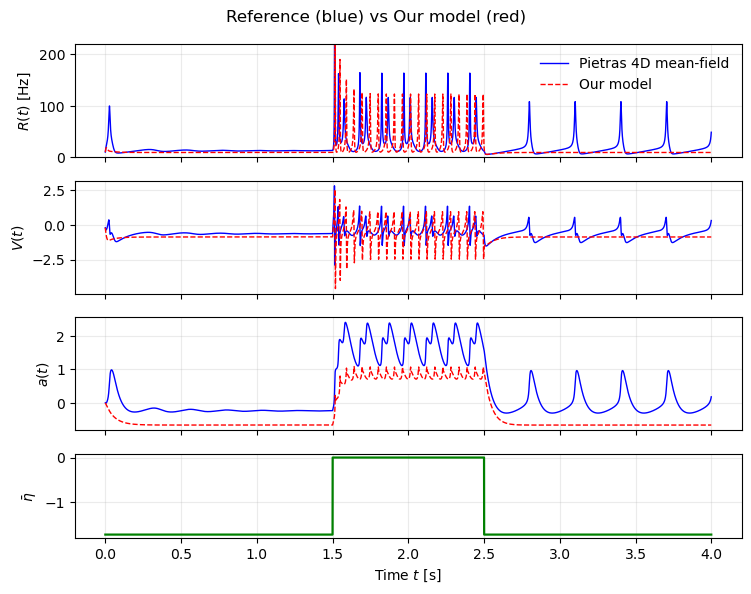

The Python source for this figure:
# ==========================================================================
# Validate the FRE implementation against Fig. 5 of Pietras et al. (2025)
# ==========================================================================

import numpy as np
import matplotlib.pyplot as plt
from Pietras_retallat import simulate_fre_4d, Params, piecewise_eta_bar
import Pietras2025

# My model
# Parameters
tau_m_ms = 10.0
dt_ms = 0.01
dtp = dt_ms / tau_m_ms

# We use a 1x1 SC matrix of zeros and g=0 so coupling is always zero.
# This reproduces the single-population case of the paper exactly.
sc_norm = np.array([[0.0]])
model_low = Pietras2025.Pietras2025(eta_e=-1.74)
model_low.configure(weights=sc_norm, g=0.0)
dfun_low = model_low.get_numba_dfun()

model_mid = Pietras2025.Pietras2025(eta_e=0.0)
model_mid.configure(weights=sc_norm, g=0.0)
dfun_mid = model_mid.get_numba_dfun()

state = model_low.initial_state(n_rois=1)
coupling_zero = np.zeros((1, 1))
n_steps = int(4000.0 / dt_ms) # Paper: n_steps = int(np.round(p.t_end_s / p.dt_s)), t_end_s = 4.0
tp = np.arange(n_steps + 1) * dtp
t = tp * tau_m_ms # temps en ms

# Arrays per guardar el que retorna el dfun excitarori 
R_e_our = np.empty_like(tp)
V_e_our = np.empty_like(tp)
A_e_our = np.empty_like(tp)

R_e_our[0] = state[0, 0]
V_e_our[0] = state[1, 0]
A_e_our[0] = state[2, 0]

# Arrays per guardar el que retorna el dfun inhibitori 
R_i_our = np.empty_like(tp)
V_i_our = np.empty_like(tp)
A_i_our = np.empty_like(tp)

R_i_our[0] = state[4, 0]
V_i_our[0] = state[5, 0]
A_i_our[0] = state[6, 0]

for k in range(n_steps):
    dfun  = dfun_mid if (1500.0 < t[k] <= 2500.0) else dfun_low

    d_state, observed = dfun(state, coupling_zero)
    # d_state  shape (8,1): [dR_e, dV_e, dA_e, dB_e, dR_i, dV_i, dA_i, dB_i]
    # observed shape (2,1): [R_e_Hz, R_i_Hz]

    # Euler step
    state = state + dtp * d_state

    # Guardem directament de l'estat (variables adimensionals)
    R_e_our[k+1] = state[0, 0]
    V_e_our[k+1] = state[1, 0]
    A_e_our[k+1] = state[2, 0]
    R_i_our[k+1] = state[4, 0]
    V_i_our[k+1] = state[5, 0]
    A_i_our[k+1] = state[6, 0]

t_s  = t / 1000.0 
R_e_Hz = R_e_our / tau_m_ms * 1000.0
R_i_Hz = R_i_our / tau_m_ms * 1000.0

# Paper
p = Params() 
t_fre, r_fre, v_fre, a_fre = simulate_fre_4d(p)
hz_factor = 1 / p.tau_m_s
eta_plot = piecewise_eta_bar(t_fre, eta_low=p.eta_low, eta_mid=p.eta_mid, t1=p.t1, t2=p.t2)

fig, axs = plt.subplots(
    4, 1, figsize=(7.6, 6.0), sharex=True, gridspec_kw={"height_ratios": [1.2, 1.2, 1.2, 0.9]}
)
fig.suptitle("Reference (blue) vs Our model (red)")
axs[0].plot(t_fre, hz_factor * r_fre, color="blue", lw=1.0, label="Pietras 4D mean-field")
axs[0].plot(t_s, R_e_Hz, color="red", lw=1.0, label="Our model", linestyle="--")
axs[0].set_ylabel(r"$R(t)$ [Hz]")
axs[0].set_ylim(0, 220)
axs[0].legend(frameon=False, loc="upper right")
axs[0].grid(True, alpha=0.25)

axs[1].plot(t_fre, v_fre, color="blue", lw=1.0)
axs[1].plot(t_s, V_e_our,  color="red",  lw=1.0, linestyle="--")
axs[1].set_ylabel(r"$V(t)$")
axs[1].grid(True, alpha=0.25)

axs[2].plot(t_fre, a_fre, color="blue", lw=1.0)
axs[2].plot(t_s, A_e_our, color="red", lw=1.0, linestyle="--")
axs[2].set_ylabel(r"$a(t)$")
axs[2].grid(True, alpha=0.25)

axs[3].plot(t_fre, eta_plot, color="green", lw=1.6)
axs[3].set_ylabel(r"$\bar\eta$")
axs[3].set_xlabel(r"Time $t$ [s]")
axs[3].grid(True, alpha=0.25)

fig.tight_layout()
fig.savefig("validate_pietras2025.png", bbox_inches="tight")
plt.show()
